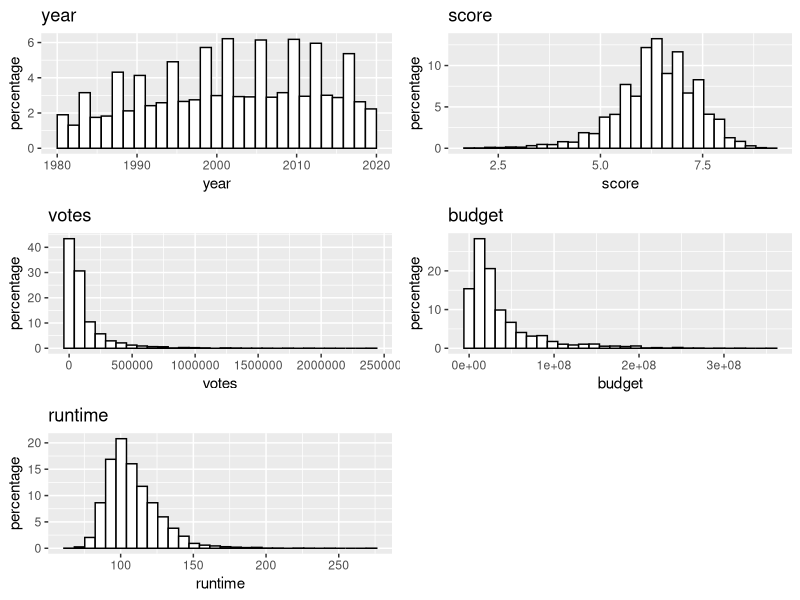
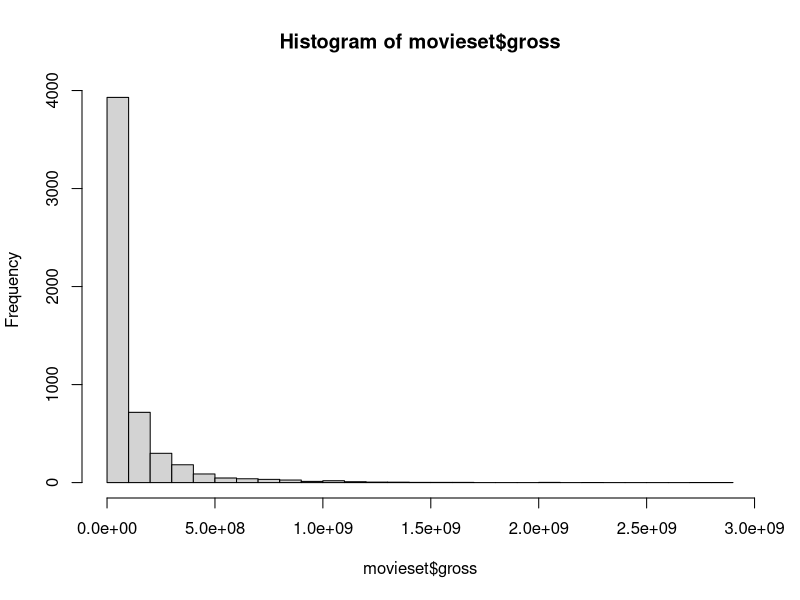
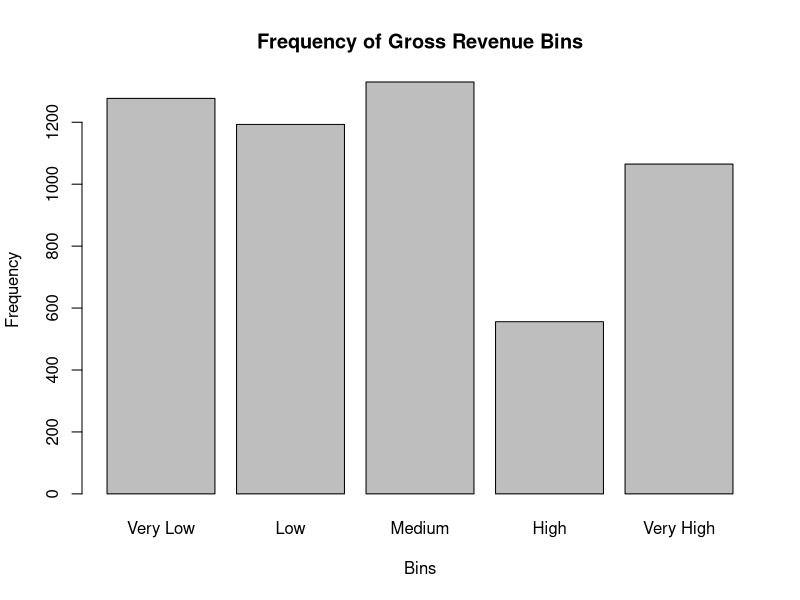
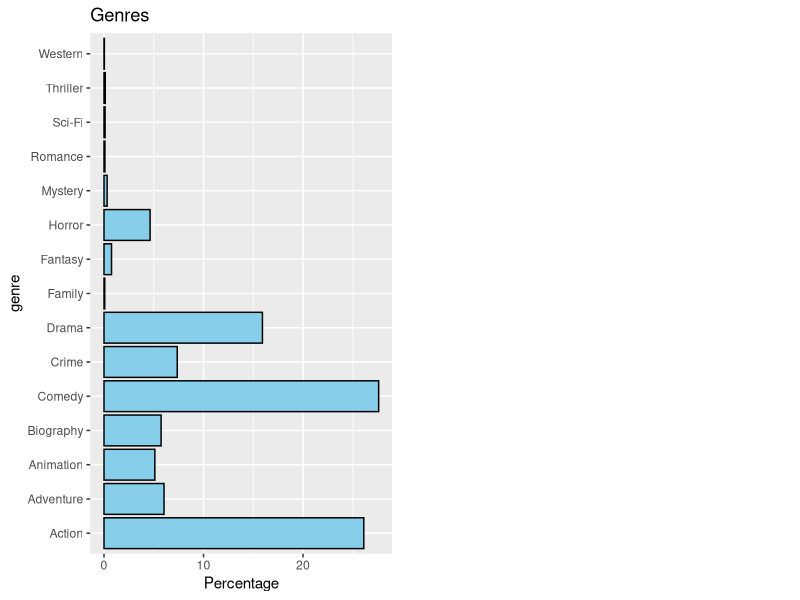
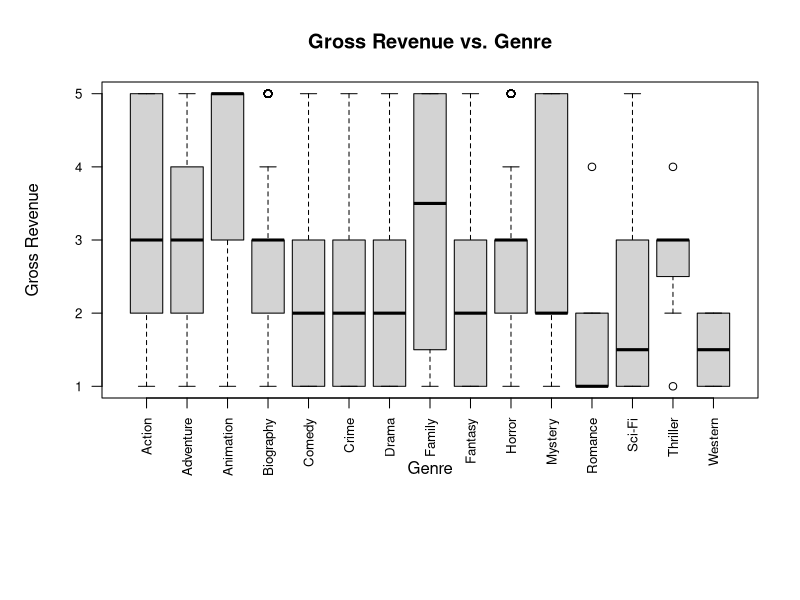

Write the R code that produced these figures, in order.
## ---- chunk 1
knitr::opts_chunk$set(echo = TRUE)
## ---- chunk 2
library(dplyr)   
library(readr)  
library(ggplot2)
#library(statsr)
library(gridExtra)
library(corrplot)
library(tidyr)
## ---- chunk 3
movieset <- read.csv("output.csv")
print(movieset)
## ---- chunk 4

p1 <- ggplot(aes(x=year), data=movieset) + 
  geom_histogram(aes(y=100*(..count..)/sum(..count..)), color='black', fill='white') + ylab('percentage') + ggtitle('year')
p2 <- ggplot(aes(x=score), data=movieset) +
  geom_histogram(aes(y=100*(..count..)/sum(..count..)), color='black', fill='white') + ylab('percentage') + ggtitle('score')
p3 <- ggplot(aes(x=votes), data=movieset) +
  geom_histogram(aes(y=100*(..count..)/sum(..count..)), color='black', fill='white') + ylab('percentage') + ggtitle('votes')
p4 <- ggplot(aes(x=budget), data=movieset) +
  geom_histogram(aes(y=100*(..count..)/sum(..count..)), color='black', fill='white') + ylab('percentage') + ggtitle('budget')
p5 <- ggplot(aes(x=runtime), data=movieset) +
  geom_histogram(aes(y=100*(..count..)/sum(..count..)), color='black', fill='white') + ylab('percentage') + ggtitle('runtime')
grid.arrange(p1, p2, p3, p4, p5, ncol=2)

## ---- chunk 5
hist(movieset$gross, breaks = 30)
summary(movieset$gross)

numeric_columns <- names(movieset)[sapply(movieset, is.numeric)]
numeric_columns <- setdiff(numeric_columns, "gross")
numeric_vars <- movieset[, numeric_columns]
print(names(numeric_vars))

correlation_matrix <- cor(numeric_vars)
print(correlation_matrix)
## ---- chunk 6
custom_breaks <- c(0, 10000000, 30000000, 90000000, 150000000, Inf)
bin_labels <- c("Very Low", "Low", "Medium", "High", "Very High")

movieset$gross_equal_width_bins <- cut(movieset$gross, breaks = custom_breaks, labels = bin_labels, include.lowest = TRUE, right = FALSE)

bin_freq <- table(movieset$gross_equal_width_bins)

barplot(bin_freq, 
     main = "Frequency of Gross Revenue Bins",
     xlab = "Bins",
     ylab = "Frequency")


## ---- chunk 7

#Plotting genre to gross frequency
p1 <- ggplot(aes(x = genre), data = movieset) +
  geom_bar(aes(y = 100 * (..count..) / sum(..count..)), fill = "skyblue", color = "black") +
  ylab('Percentage') +
  ggtitle('Genres') +
  coord_flip()


grid.arrange(p1, ncol = 2)

# Create boxplot
boxplot(movieset$gross_equal_width_bins ~ genre, data = movieset,
        main = 'Gross Revenue vs. Genre', 
        xlab = 'Genre', 
        ylab = 'Gross Revenue',
        las = 2,   # Rotate x-axis labels to be vertical
        cex.axis = 0.8, # Reduce the font size of axis labels
        par(mar = c(10, 5, 4, 2) + 0.1)) # Increase the bottom margin
